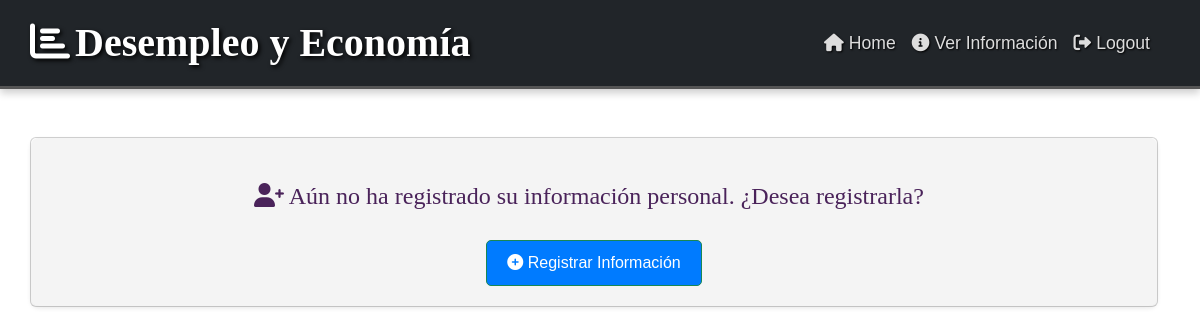
The app's page /perfil/ (signed in), older data.
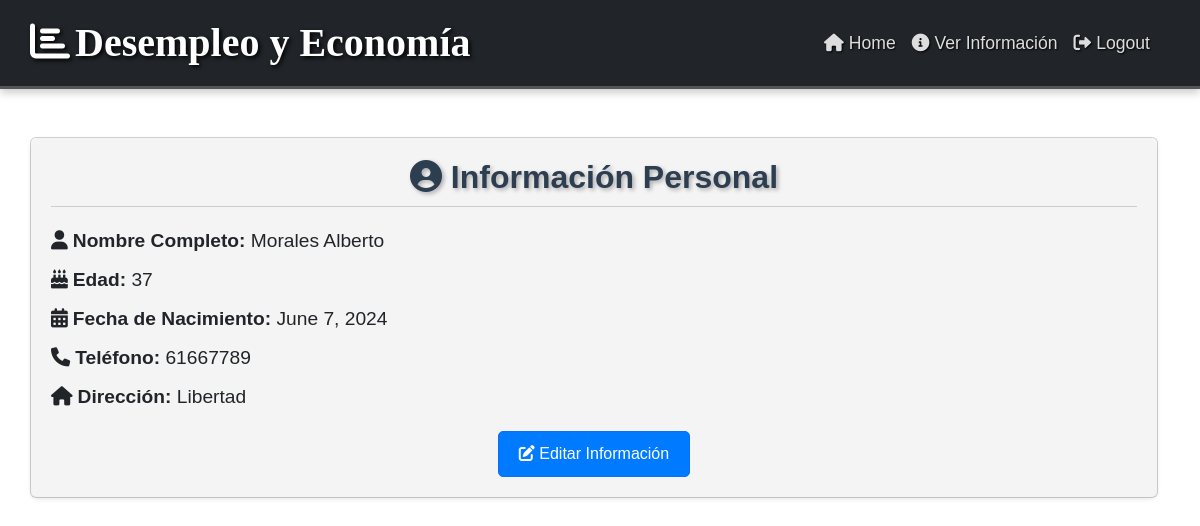
The same page, newer data.
### tasks/models.py (models this page shows, shortened)
class UsuarioComun(models.Model):
    user = models.OneToOneField(User, on_delete=models.CASCADE)
    nombre = models.CharField(max_length=255, blank=True, null=True)
    edad = models.PositiveIntegerField(blank=True, null=True)
    fecha_nacimiento = models.DateField(blank=True, null=True)
    telefono = models.CharField(max_length=15, blank=True, null=True)
    direccion = models.TextField(blank=True, null=True)

### tasks/views.py (the view)
# urls.py: path('perfil/', views.guardar_usuario, name='guardar_usuario'),
@login_required
@require_http_methods(["POST", "GET"])
def guardar_usuario(request):
    usuario_django = request.user
    usuario_comun_existente = UsuarioComun.objects.filter(user=usuario_django).first()
    if request.method == 'POST':
        form = UserProfileForm(request.POST, instance=usuario_comun_existente)
        if form.is_valid():
            usuario_comun = form.save(commit=False)
            usuario_comun.user = usuario_django
            usuario_comun.save()
            return redirect('home')
    else:
        form = UserProfileForm(instance=usuario_comun_existente)
    return render(request, 'perfil.html', {
        'form': form,
        'usuario': usuario_comun_existente,
        'tiene_info': usuario_comun_existente is not None
    })

### tasks/templates/perfil.html (shortened to what this page needs)
{% extends 'base.html' %}
{% block content %}
<div class="container mt-5">
    {% if tiene_info %}
    <div class="card">
        <div class="card-body">
            <h2 class="card-title text-center"><i class="fas fa-user-circle"></i> Información Personal</h2>
            <p class="card-text"><i class="fas fa-user"></i><strong>Nombre Completo:</strong> {{ usuario.nombre }}</p>
            <p class="card-text"><i class="fas fa-birthday-cake"></i><strong>Edad:</strong> {{ usuario.edad }}</p>
            <p class="card-text"><i class="fas fa-calendar-alt"></i><strong>Fecha de Nacimiento:</strong> {{ usuario.fecha_nacimiento }}</p>
            <p class="card-text"><i class="fas fa-phone"></i><strong>Teléfono:</strong> {{ usuario.telefono }}</p>
            <p class="card-text"><i class="fas fa-home"></i><strong>Dirección:</strong> {{ usuario.direccion }}</p>
            <a href="javascript:void(0);" onclick="mostrarFormulario()" class="btn btn-primary"><i class="fas fa-edit"></i> Editar Información</a>
        </div>
    </div>
    {% else %}
    <div class="card">
        <div class="card-body text-center">
            <p class="mensaje-registro"><i class="fas fa-user-plus"></i> Aún no ha registrado su información personal. ¿Desea registrarla?</p>
            <a href="javascript:void(0);" onclick="mostrarFormulario()" class="btn btn-success"><i class="fas fa-plus-circle"></i> Registrar Información</a>
        </div>
    </div>
    {% endif %}
</div>
{% endblock %}

Row changes from the older to the newer data that the page shows:
added UsuarioComun: nombre "Morales Alberto", edad "37", fecha_nacimiento "June 7, 2024", telefono "61667789", direccion "Libertad"
Text that changed along with them:
text no longer shown: "Aún no ha registrado su información personal. ¿Desea registrarla? Registrar Información"
text now shown: "Información Personal Nombre Completo: Edad: Fecha de Nacimiento: Teléfono: Dirección: Editar Información"
